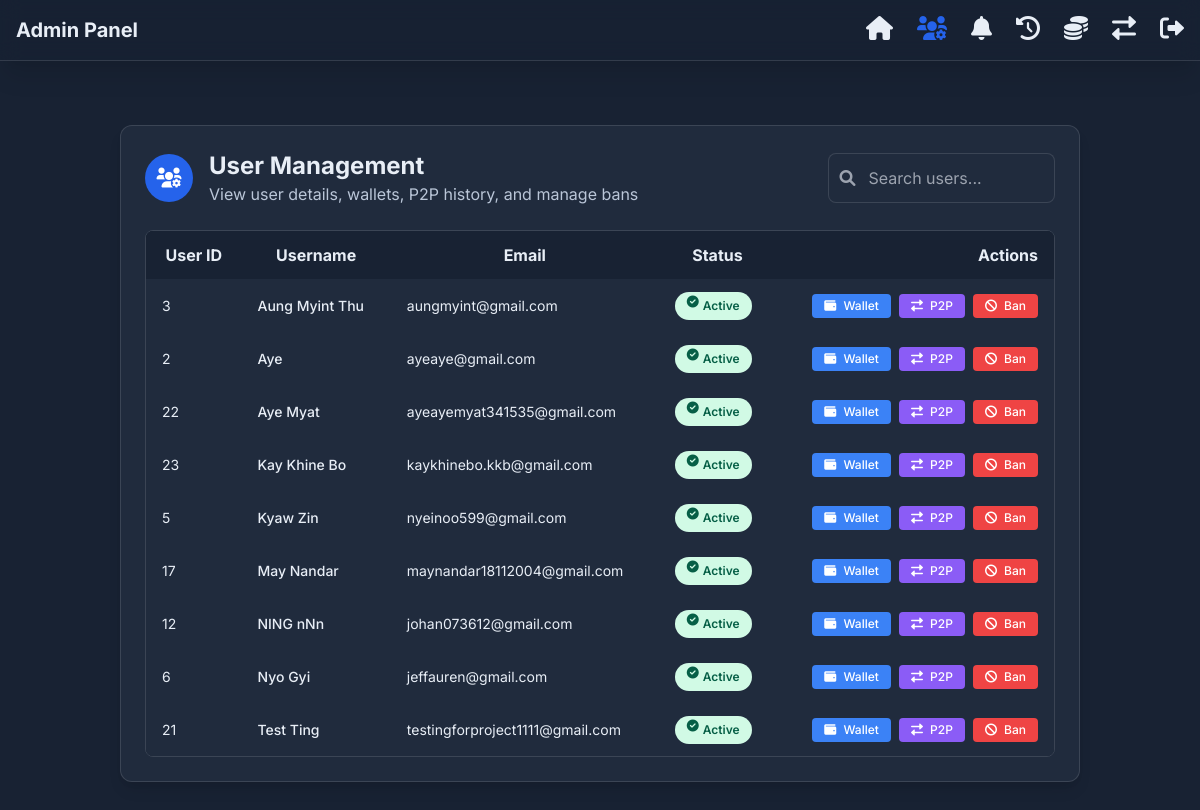
/php/admin_user_management.php (signed in), run on the app's committed database.
### tables this page shows
CREATE TABLE `users` (
  `user_id` int(11) NOT NULL,
  `username` varchar(50) NOT NULL,
  `first_name` varchar(50) NOT NULL,
  `last_name` varchar(50) NOT NULL,
  `password_hash` varchar(255) NOT NULL,
  `email` varchar(100) NOT NULL,
  `verified_status` tinyint(1) NOT NULL DEFAULT 0,
  `phone_number` varchar(20) DEFAULT NULL,
  `nrc_number` varchar(255) DEFAULT NULL,
  `nrc_front_photo` varchar(255) DEFAULT NULL,
  `nrc_back_photo` varchar(255) DEFAULT NULL,
  `created_at` timestamp NOT NULL DEFAULT current_timestamp(),
  `country` varchar(100) NOT NULL,
  `user_status` tinyint(1) NOT NULL DEFAULT 1,
  `user_walletAddress` varchar(255) NOT NULL
);

### php/admin_user_management.php (the view, shortened to what this page needs)
<?php
$servername = "localhost";
$db_username = "root";
$db_password = "";
$dbname = "currency_platform";
$conn = new mysqli($servername, $db_username, $db_password, $dbname);
$users = [];
$stmt_users = $conn->prepare("
    SELECT
        u.user_id,
        u.username,
        u.email,
        u.user_status,
        ub.ban_id,
        ub.ban_reason,
        ub.ban_duration_days,
        ub.banned_at,
        ub.expires_at,
        ub.is_active
    FROM users u
    LEFT JOIN user_bans ub ON u.user_id = ub.user_id AND ub.is_active = 1
    ORDER BY u.username ASC
");
$stmt_users->execute();
$result_users = $stmt_users->get_result();
while ($row = $result_users->fetch_assoc()) {
    $users[] = $row;
}
?>
<!DOCTYPE html>
<html lang="en">
<head>
    <link href="https://cdn.jsdelivr.net/npm/tailwindcss@2.2.19/dist/tailwind.min.css" rel="stylesheet">
    <link href="https://cdnjs.cloudflare.com/ajax/libs/font-awesome/6.0.0-beta3/css/all.min.css" rel="stylesheet">
    <?php $embed = isset($_GET['embed']); if ($embed): ?>
    <style>
        body { background: transparent !important; padding-top: 0 !important; }
        nav { display: none !important; }
        .container { margin: 0 !important; padding: 0 !important; max-width: none !important; width: 100% !important; }
        .bg-white.p-6.rounded-xl.shadow-lg { background: transparent !important; box-shadow: none !important; padding: 0 !important; border-radius: 0 !important; }
        .flex.items-center.space-x-4.mb-6, .container hr { display: none !important; }
    </style>
    <?php endif; ?>
 </head>
<body class="admin-theme dark-theme">
    <?php if (!$embed): ?>
    <nav class="glass-nav w-full p-3 md:p-4 shadow-xl">
        <div class="w-full max-w-7xl mx-auto flex items-center justify-between">
            <div class="text-lg md:text-xl font-bold text-gray-800">Admin Panel</div>
            <div class="flex items-center space-x-6">
                <a href="admin.php" class="text-gray-700 hover:text-blue-600 font-medium text-xl" title="Dashboard">
                    <i class="fas fa-home text-2xl"></i>
                </a>
                <a href="admin_user_management.php" class="text-blue-600 font-bold text-xl" title="User Management">
                    <i class="fas fa-users-cog text-2xl"></i>
                </a>
                <a href="admin.php?view=requests" class="relative text-gray-700 hover:text-blue-600 font-medium text-xl" title="Notifications">
                    <i class="fas fa-bell text-2xl"></i>
                </a>
                <a href="admin.php?view=history" class="text-gray-700 hover:text-blue-600 font-medium text-xl" title="Transaction History">
                    <i class="fas fa-history text-2xl"></i>
                </a>
                <a href="admin.php?view=fees" class="text-gray-700 hover:text-blue-600 font-medium text-xl" title="Conversion Fees">
                    <i class="fas fa-coins text-2xl"></i>
                </a>
                <a href="admin.php?view=exchange_rate" class="text-gray-700 hover:text-blue-600 font-medium text-xl" title="Exchange Rate">
                    <i class="fas fa-exchange-alt text-2xl"></i>
                </a>
                <a href="admin_logout.php" class="text-gray-700 hover:text-blue-600 font-medium text-xl" title="Logout">
                    <i class="fas fa-sign-out-alt text-2xl"></i>
                </a>
            </div>
        </div>
    </nav>
    <?php endif; ?>
    <div class="container mx-auto mt-8 p-4 md:p-8">
        <div class="bg-white p-6 rounded-xl shadow-lg">
            <div class="flex items-center justify-between mb-6">
                <div class="flex items-center space-x-4">
                    <div class="bg-blue-600 rounded-full h-12 w-12 flex items-center justify-center text-white text-xl font-bold">
                        <i class="fas fa-users-cog"></i>
                    </div>
                    <div>
                        <h2 class="text-2xl font-bold text-gray-800">User Management</h2>
                        <p class="text-gray-500">View user details, wallets, P2P history, and manage bans</p>
                    </div>
                </div>
                <div class="hidden md:block w-1/4 relative">
                    <input id="adminUserSearch" type="text" placeholder="Search users..." class="w-full pl-10 p-3 rounded-lg border border-gray-600 bg-transparent focus:outline-none focus:ring-2 focus:ring-blue-500" />
                </div>
            </div>
            <div class="overflow-x-auto">
                <?php if (count($users) > 0): ?>
                    <div class="max-h-[560px] overflow-y-auto rounded-lg bank-history-scroll">
                    <table class="min-w-full table-bank-history">
                        <thead class="bg-gray-50">
                            <tr>
                                <th class="py-3 px-4">User ID</th>
                                <th class="py-3 px-4">Username</th>
                                <th class="py-3 px-4">Email</th>
                                <th class="py-3 px-4">Status</th>
                                <th class="py-3 px-4 text-right">Actions</th>
                            </tr>
                        </thead>
                        <tbody id="usersTbody" class="bg-white">
                            <?php foreach ($users as $user): ?>
                                <tr class="border-b border-gray-200 hover:bg-gray-50 hover-lift-row">
                                    <td class="py-3 px-4 text-sm text-gray-700 whitespace-nowrap"><?php echo htmlspecialchars($user['user_id']); ?></td>
                                    <td class="py-3 px-4 text-sm font-medium text-gray-900 whitespace-nowrap"><?php echo htmlspecialchars($user['username']); ?></td>
                                    <td class="py-3 px-4 text-sm text-gray-700 whitespace-nowrap"><?php echo htmlspecialchars($user['email']); ?></td>
                                    <td class="py-3 px-4 text-sm">
                                        <?php if ($user['user_status'] == 0 && $user['is_active'] == 1): ?>
                                            <span class="px-3 py-1 inline-flex text-xs leading-5 font-semibold rounded-full bg-red-100 text-red-800">
                                                <i class="fas fa-ban mr-1"></i> Banned
                                            </span>
                                            <div class="text-xs text-gray-500 mt-1">
                                                Expires: <?php echo date('M j, Y H:i', strtotime($user['expires_at'])); ?>
                                            </div>
                                        <?php else: ?>
                                            <span class="px-3 py-1 inline-flex text-xs leading-5 font-semibold rounded-full bg-green-100 text-green-800">
                                                <i class="fas fa-check-circle mr-1"></i> Active
                                            </span>
                                        <?php endif; ?>
                                    </td>
                                    <td class="py-3 px-4 text-sm text-right">
                                        <div class="flex justify-end gap-2 flex-wrap md:flex-nowrap">
                                            <button onclick="viewWallet(<?php echo $user['user_id']; ?>, '<?php echo htmlspecialchars($user['username']); ?>')"
                                                    class="bg-blue-500 hover:bg-blue-600 text-white px-3 py-1 rounded text-xs font-medium hover-lift">
                                                <i class="fas fa-wallet mr-1"></i> Wallet
                                            </button>
                                            <button onclick="viewP2PHistory(<?php echo $user['user_id']; ?>, '<?php echo htmlspecialchars($user['username']); ?>')"
                                                    class="bg-purple-500 hover:bg-purple-600 text-white px-3 py-1 rounded text-xs font-medium hover-lift">
                                                <i class="fas fa-exchange-alt mr-1"></i> P2P
                                            </button>
                                            <?php if ($user['user_status'] == 0 && $user['is_active'] == 1): ?>
                                                <button onclick="showUnbanModal(<?php echo $user['user_id']; ?>, '<?php echo htmlspecialchars($user['username']); ?>')"
                                                        class="bg-green-500 hover:bg-green-600 text-white px-3 py-1 rounded text-xs font-medium hover-lift">
                                                    <i class="fas fa-unlock mr-1"></i> Unban
                                                </button>
                                            <?php else: ?>
                                                <button onclick="showBanModal(<?php echo $user['user_id']; ?>, '<?php echo htmlspecialchars($user['username']); ?>')"
                                                        class="bg-red-500 hover:bg-red-600 text-white px-3 py-1 rounded text-xs font-medium hover-lift">
                                                    <i class="fas fa-ban mr-1"></i> Ban
                                                </button>
                                            <?php endif; ?>
                                        </div>
                                    </td>
                                </tr>
                            <?php endforeach; ?>
                        </tbody>
                    </table>
                    </div>
                <?php endif; ?>
            </div>
        </div>
    </div>
</body>
</html>

### php/admin_user_management.php (style rules this page uses)
body { font-family: 'Inter', sans-serif; }
.admin-theme { --admin-bg: #182233; --admin-surface: #202B3D; --admin-primary: #14B8A6; --admin-primary-2: #2DD4BF; --admin-text: #E8EEF6; --admin-text-muted: #BAC6D8; --admin-border: rgba(255, 255, 255, 0.12); --admin-shadow: rgba(0, 0, 0, 0.5); }
.glass-nav { background: rgba(24, 34, 51, 0.7); backdrop-filter: blur(10px); -webkit-backdrop-filter: blur(10px); border-bottom: 1px solid var(--admin-border); }
.dark-theme { background-color: var(--admin-bg); color: var(--admin-text); }
.dark-theme .bg-white { background-color: var(--admin-surface) !important; }
.dark-theme .bg-gray-50 { background-color: var(--admin-bg) !important; }
.dark-theme .text-gray-900, .dark-theme .text-gray-800 { color: var(--admin-text) !important; }
.dark-theme .text-gray-700 { color: var(--admin-text) !important; }
.dark-theme .text-gray-600, .dark-theme .text-gray-500 { color: var(--admin-text-muted) !important; }
.dark-theme .border-gray-100, .dark-theme .border-gray-200, .dark-theme .border-gray-300 { border-color: var(--admin-border) !important; }
.dark-theme .rounded-xl, .dark-theme .rounded-lg { border: 1px solid var(--admin-border); }
.dark-theme input, .dark-theme select, .dark-theme textarea { background-color: var(--admin-surface); border-color: var(--admin-border); color: var(--admin-text); }
.dark-theme table { background-color: var(--admin-surface) !important; }
.hover-lift { transition: transform 150ms ease, box-shadow 150ms ease; }
.hover-lift-row { transition: transform 120ms ease, box-shadow 120ms ease, background-color 120ms ease; }
.table-bank-history { border-collapse: separate; border-spacing: 0; }
.table-bank-history thead tr { border-bottom: 0 !important; }
.table-bank-history tbody tr { border-bottom: 1px solid var(--admin-border) !important; }
.table-bank-history tbody tr:last-child { border-bottom-color: rgba(255,255,255,0.08) !important; }
.table-bank-history thead th { position: sticky; top: 0; z-index: 10; background-color: var(--admin-bg); }
.bank-history-scroll { scrollbar-color: #3b4557 var(--admin-bg); scrollbar-width: thin; }

### data on the page
users: user_id "3", username "Aung Myint Thu", email "aungmyint@gmail.com", user_status 1 (drawn)
users: user_id "2", username "Aye", email "ayeaye@gmail.com", user_status 1 (drawn)
users: user_id "22", username "Aye Myat", email "ayeayemyat341535@gmail.com", user_status 1 (drawn)
users: user_id "23", username "Kay Khine Bo", email "kaykhinebo.kkb@gmail.com", user_status 1 (drawn)
users: user_id "5", username "Kyaw Zin", email "nyeinoo599@gmail.com", user_status 1 (drawn)
users: user_id "17", username "May Nandar", email "maynandar18112004@gmail.com", user_status 1 (drawn)
users: user_id "12", username "NING nNn", email "johan073612@gmail.com", user_status 1 (drawn)
users: user_id "6", username "Nyo Gyi", email "jeffauren@gmail.com", user_status 1 (drawn)
users: user_id "21", username "Test Ting", email "testingforproject1111@gmail.com", user_status 1 (drawn)
